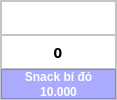
            <widget class="QFrame" name="itemFrame">
             <property name="sizePolicy">
              <sizepolicy hsizetype="Preferred" vsizetype="Preferred">
               <horstretch>0</horstretch>
               <verstretch>0</verstretch>
              </sizepolicy>
             </property>
             <property name="maximumSize">
              <size>
               <width>117</width>
               <height>150</height>
              </size>
             </property>
             <property name="styleSheet">
              <string notr="true">background-color: rgb(255, 255, 255);</string>
             </property>
             <property name="frameShape">
              <enum>QFrame::StyledPanel</enum>
             </property>
             <property name="frameShadow">
              <enum>QFrame::Raised</enum>
             </property>
             <property name="lineWidth">
              <number>1</number>
             </property>
             <property name="midLineWidth">
              <number>0</number>
             </property>
             <layout class="QVBoxLayout" name="verticalLayout_4">
              <property name="spacing">
               <number>0</number>
              </property>
              <property name="leftMargin">
               <number>0</number>
              </property>
              <property name="topMargin">
               <number>0</number>
              </property>
              <property name="rightMargin">
               <number>0</number>
              </property>
              <property name="bottomMargin">
               <number>0</number>
              </property>
              <item>
               <widget class="QFrame" name="frame_6">
                <property name="frameShape">
                 <enum>QFrame::StyledPanel</enum>
                </property>
                <property name="frameShadow">
                 <enum>QFrame::Raised</enum>
                </property>
                <layout class="QHBoxLayout" name="horizontalLayout_3">
                 <property name="spacing">
                  <number>0</number>
                 </property>
                 <property name="leftMargin">
                  <number>0</number>
                 </property>
                 <property name="topMargin">
                  <number>0</number>
                 </property>
                 <property name="rightMargin">
                  <number>0</number>
                 </property>
                 <property name="bottomMargin">
                  <number>0</number>
                 </property>
                 <item>
                  <widget class="QPushButton" name="selectBtn1_1">
                   <property name="maximumSize">
                    <size>
                     <width>153</width>
                     <height>153</height>
                    </size>
                   </property>
                   <property name="text">
                    <string/>
                   </property>
                   <property name="icon">
                    <iconset>
                     <normaloff>img/19dcd34327da04da3cc738b441bc3de0.jpg</normaloff>img/19dcd34327da04da3cc738b441bc3de0.jpg</iconset>
                   </property>
                   <property name="iconSize">
                    <size>
                     <width>50</width>
                     <height>50</height>
                    </size>
                   </property>
                   <property name="flat">
                    <bool>true</bool>
                   </property>
                  </widget>
                 </item>
                </layout>
               </widget>
              </item>
              <item>
               <widget class="QFrame" name="adjustFrame1">
                <property name="maximumSize">
                 <size>
                  <width>16777215</width>
                  <height>35</height>
                 </size>
                </property>
                <property name="frameShape">
                 <enum>QFrame::StyledPanel</enum>
                </property>
                <property name="frameShadow">
                 <enum>QFrame::Raised</enum>
                </property>
                <layout class="QHBoxLayout" name="horizontalLayout">
                 <property name="spacing">
                  <number>0</number>
                 </property>
                 <property name="leftMargin">
                  <number>0</number>
                 </property>
                 <property name="topMargin">
                  <number>0</number>
                 </property>
                 <property name="rightMargin">
                  <number>0</number>
                 </property>
                 <property name="bottomMargin">
                  <number>0</number>
                 </property>
                 <item>
                  <widget class="QPushButton" name="addItem1_1">
                   <property name="maximumSize">
                    <size>
                     <width>20</width>
                     <height>20</height>
                    </size>
                   </property>
                   <property name="text">
                    <string/>
                   </property>
                   <property name="icon">
                    <iconset>
                     <normaloff>img/add.png</normaloff>img/add.png</iconset>
                   </property>
                   <property name="flat">
                    <bool>true</bool>
                   </property>
                  </widget>
                 </item>
                 <item>
                  <widget class="QLabel" name="countItem1_1">
                   <property name="maximumSize">
                    <size>
                     <width>20</width>
                     <height>20</height>
                    </size>
                   </property>
                   <property name="font">
                    <font>
                     <family>MS Gothic</family>
                     <pointsize>11</pointsize>
                     <weight>75</weight>
                     <bold>true</bold>
                    </font>
                   </property>
                   <property name="text">
                    <string>0</string>
                   </property>
                   <property name="alignment">
                    <set>Qt::AlignCenter</set>
                   </property>
                  </widget>
                 </item>
                 <item>
                  <widget class="QPushButton" name="minusItem1_1">
                   <property name="maximumSize">
                    <size>
                     <width>20</width>
                     <height>20</height>
                    </size>
                   </property>
                   <property name="text">
                    <string/>
                   </property>
                   <property name="icon">
                    <iconset>
                     <normaloff>img/minus-button.png</normaloff>img/minus-button.png</iconset>
                   </property>
                   <property name="flat">
                    <bool>true</bool>
                   </property>
                  </widget>
                 </item>
                </layout>
               </widget>
              </item>
              <item>
               <widget class="QFrame" name="frame_8">
                <property name="maximumSize">
                 <size>
                  <width>16777215</width>
                  <height>30</height>
                 </size>
                </property>
                <property name="styleSheet">
                 <string notr="true">color: rgb(255, 255, 255);
background-color: rgb(170, 170, 255);</string>
                </property>
                <property name="frameShape">
                 <enum>QFrame::StyledPanel</enum>
                </property>
                <property name="frameShadow">
                 <enum>QFrame::Raised</enum>
                </property>
                <layout class="QVBoxLayout" name="verticalLayout_5">
                 <property name="spacing">
                  <number>2</number>
                 </property>
                 <property name="leftMargin">
                  <number>0</number>
                 </property>
                 <property name="topMargin">
                  <number>0</number>
                 </property>
                 <property name="rightMargin">
                  <number>0</number>
                 </property>
                 <property name="bottomMargin">
                  <number>0</number>
                 </property>
                 <item>
                  <widget class="QLabel" name="nameItem1_1">
                   <property name="font">
                    <font>
                     <family>Segoe UI</family>
                     <weight>75</weight>
                     <bold>true</bold>
                    </font>
                   </property>
                   <property name="text">
                    <string>Snack bí đỏ</string>
                   </property>
                   <property name="alignment">
                    <set>Qt::AlignCenter</set>
                   </property>
                  </widget>
                 </item>
                 <item>
                  <widget class="QLabel" name="costItem1_1">
                   <property name="font">
                    <font>
                     <family>Segoe UI</family>
                     <weight>75</weight>
                     <bold>true</bold>
                    </font>
                   </property>
                   <property name="text">
                    <string>10.000</string>
                   </property>
                   <property name="alignment">
                    <set>Qt::AlignCenter</set>
                   </property>
                  </widget>
                 </item>
                </layout>
               </widget>
              </item>
             </layout>
            </widget>
